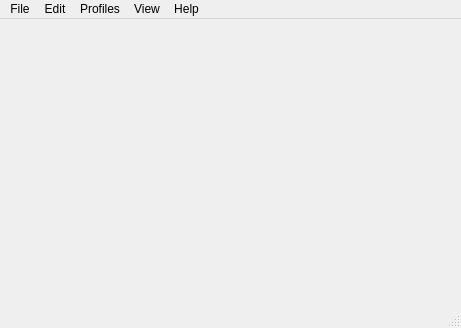
<?xml version="1.0" encoding="UTF-8"?>
<ui version="4.0">
 <class>MainWindow</class>
 <widget class="QMainWindow" name="MainWindow">
  <property name="geometry">
   <rect>
    <x>0</x>
    <y>0</y>
    <width>461</width>
    <height>328</height>
   </rect>
  </property>
  <property name="windowTitle">
   <string>MainWindow</string>
  </property>
  <widget class="QWidget" name="centralwidget"/>
  <widget class="QMenuBar" name="menubar">
   <property name="geometry">
    <rect>
     <x>0</x>
     <y>0</y>
     <width>461</width>
     <height>22</height>
    </rect>
   </property>
   <widget class="QMenu" name="menuFile">
    <property name="title">
     <string>File</string>
    </property>
    <addaction name="actionNew"/>
    <addaction name="actionOpen"/>
    <addaction name="separator"/>
    <addaction name="actionSave"/>
    <addaction name="actionSave_as"/>
   </widget>
   <widget class="QMenu" name="menuEdit">
    <property name="title">
     <string>Edit</string>
    </property>
    <addaction name="actionCut"/>
    <addaction name="actionCopt"/>
    <addaction name="actionPaste"/>
    <addaction name="separator"/>
    <addaction name="actionRedo"/>
    <addaction name="actionUndo"/>
   </widget>
   <widget class="QMenu" name="menuProfiles">
    <property name="title">
     <string>Profiles</string>
    </property>
   </widget>
   <widget class="QMenu" name="menuView">
    <property name="title">
     <string>View</string>
    </property>
   </widget>
   <widget class="QMenu" name="menuHelp">
    <property name="title">
     <string>Help</string>
    </property>
   </widget>
   <addaction name="menuFile"/>
   <addaction name="menuEdit"/>
   <addaction name="menuProfiles"/>
   <addaction name="menuView"/>
   <addaction name="menuHelp"/>
  </widget>
  <widget class="QStatusBar" name="statusbar"/>
  <action name="actionNew">
   <property name="icon">
    <iconset>
     <normaloff>Resource/new_icon.png</normaloff>Resource/new_icon.png</iconset>
   </property>
   <property name="text">
    <string>New</string>
   </property>
  </action>
  <action name="actionOpen">
   <property name="icon">
    <iconset>
     <normaloff>Resource/open_icon.png</normaloff>Resource/open_icon.png</iconset>
   </property>
   <property name="text">
    <string>Open</string>
   </property>
  </action>
  <action name="actionSave">
   <property name="icon">
    <iconset>
     <normaloff>Resource/save_icon.png</normaloff>Resource/save_icon.png</iconset>
   </property>
   <property name="text">
    <string>Save</string>
   </property>
  </action>
  <action name="actionSave_as">
   <property name="icon">
    <iconset>
     <normaloff>Resource/save_as_icon.png</normaloff>Resource/save_as_icon.png</iconset>
   </property>
   <property name="text">
    <string>Save as</string>
   </property>
  </action>
  <action name="actionCut">
   <property name="icon">
    <iconset>
     <normaloff>Resource/cut_icon.png</normaloff>Resource/cut_icon.png</iconset>
   </property>
   <property name="text">
    <string>Cut</string>
   </property>
  </action>
  <action name="actionCopt">
   <property name="icon">
    <iconset>
     <normaloff>Resource/copy_icon.png</normaloff>Resource/copy_icon.png</iconset>
   </property>
   <property name="text">
    <string>Copy</string>
   </property>
  </action>
  <action name="actionPaste">
   <property name="icon">
    <iconset>
     <normaloff>Resource/Paste_icon.png</normaloff>Resource/Paste_icon.png</iconset>
   </property>
   <property name="text">
    <string>Paste</string>
   </property>
  </action>
  <action name="actionRedo">
   <property name="icon">
    <iconset>
     <normaloff>Resource/redo_icon.png</normaloff>Resource/redo_icon.png</iconset>
   </property>
   <property name="text">
    <string>Redo</string>
   </property>
  </action>
  <action name="actionUndo">
   <property name="icon">
    <iconset>
     <normaloff>Resource/undo_icon.png</normaloff>Resource/undo_icon.png</iconset>
   </property>
   <property name="text">
    <string>Undo</string>
   </property>
  </action>
 </widget>
 <resources/>
 <connections/>
</ui>
